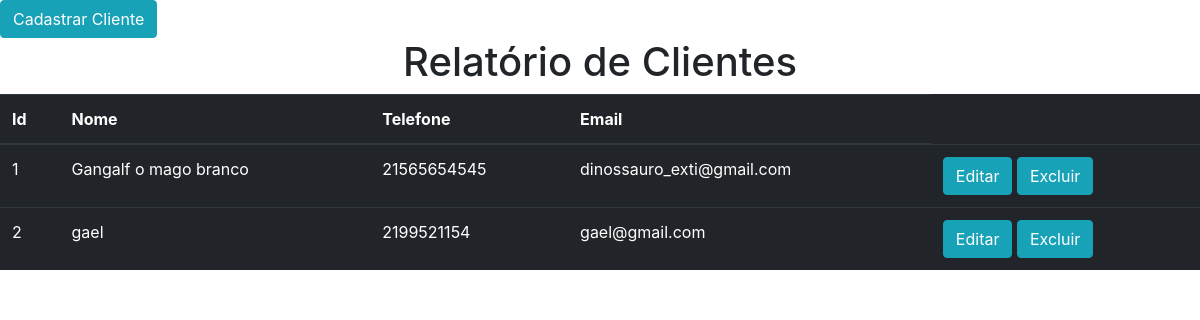
The page /cliente/ on the database its author committed.
### cliente/models.py (models this page shows, shortened)
class Cliente(models.Model):
    nome = models.CharField(max_length=60)
    telefone = models.CharField(max_length=15)
    email = models.CharField(max_length=60)
    senha = models.CharField(max_length=100)

### cliente/views.py (the view)
# urls.py: path('', fcliente),
def fcliente(request):
    clientes = Cliente.objects.all()
    return render(request, "rel_cliente.html",{"clientes":clientes})

### cliente/templates/rel_cliente.html (shortened to what this page needs)
<!DOCTYPE html>
<html lang="pt-br">
  <head>
    <link rel="stylesheet" href="https://stackpath.bootstrapcdn.com/bootstrap/4.1.3/css/bootstrap.min.css">
  </head>
  <body>
    <a href="{% url 'Fcadcliente' %}"><button type="button" class="btn btn-info">Cadastrar Cliente</button></a>
    <h1 class="text-center">Relatório de Clientes</h1>
    <table class="table table-dark">
        <thead>
          <tr>
            <th scope="col">Id</th>
            <th scope="col">Nome</th>
            <th scope="col">Telefone</th>
            <th scope="col">Email</th>
          </tr>
        </thead>
        <tbody>
        {% for cliente in clientes %}
          <tr>
            <td>{{cliente.id}}</td>
            <td>{{cliente.nome}}</td>
            <td>{{cliente.telefone}}</td>
            <td>{{cliente.email}}</td>
            <td>
               <a href="{% url 'exibir_cli' cliente.id %}"><button type="button" class="btn btn-info">Editar</button></a>
              <a href="{% url 'excluir_cli' cliente.id %}"><button type="button" class="btn btn-info">Excluir</button></a>
            </td>
          </tr>
        {% endfor %}
        </tbody>
    </table>
  </body>
</html>

### rows shown on the page
Cliente: id "1", nome "Gangalf o mago branco", telefone "21565654545", email "dinossauro_exti@gmail.com"
Cliente: id "2", nome "gael", telefone "2199521154", email "gael@gmail.com"
